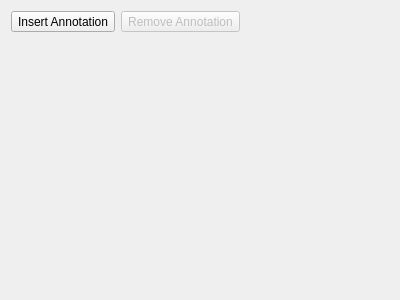
<?xml version="1.0" encoding="UTF-8"?>
<ui version="4.0">
 <class>SimpleAnnotationWidget</class>
 <widget class="QWidget" name="SimpleAnnotationWidget">
  <property name="geometry">
   <rect>
    <x>0</x>
    <y>0</y>
    <width>400</width>
    <height>300</height>
   </rect>
  </property>
  <property name="windowTitle">
   <string>Form</string>
  </property>
  <layout class="QGridLayout" name="gridLayout">
   <item row="0" column="0">
    <widget class="QToolButton" name="insertAnnotation">
     <property name="text">
      <string>Insert Annotation</string>
     </property>
    </widget>
   </item>
   <item row="0" column="1">
    <widget class="QToolButton" name="removeAnnotation">
     <property name="enabled">
      <bool>false</bool>
     </property>
     <property name="text">
      <string>Remove Annotation</string>
     </property>
    </widget>
   </item>
   <item row="0" column="2">
    <spacer name="horizontalSpacer_2">
     <property name="orientation">
      <enum>Qt::Horizontal</enum>
     </property>
     <property name="sizeHint" stdset="0">
      <size>
       <width>138</width>
       <height>20</height>
      </size>
     </property>
    </spacer>
   </item>
   <item row="1" column="0">
    <spacer name="verticalSpacer">
     <property name="orientation">
      <enum>Qt::Vertical</enum>
     </property>
     <property name="sizeHint" stdset="0">
      <size>
       <width>20</width>
       <height>261</height>
      </size>
     </property>
    </spacer>
   </item>
  </layout>
 </widget>
 <resources/>
 <connections/>
</ui>
